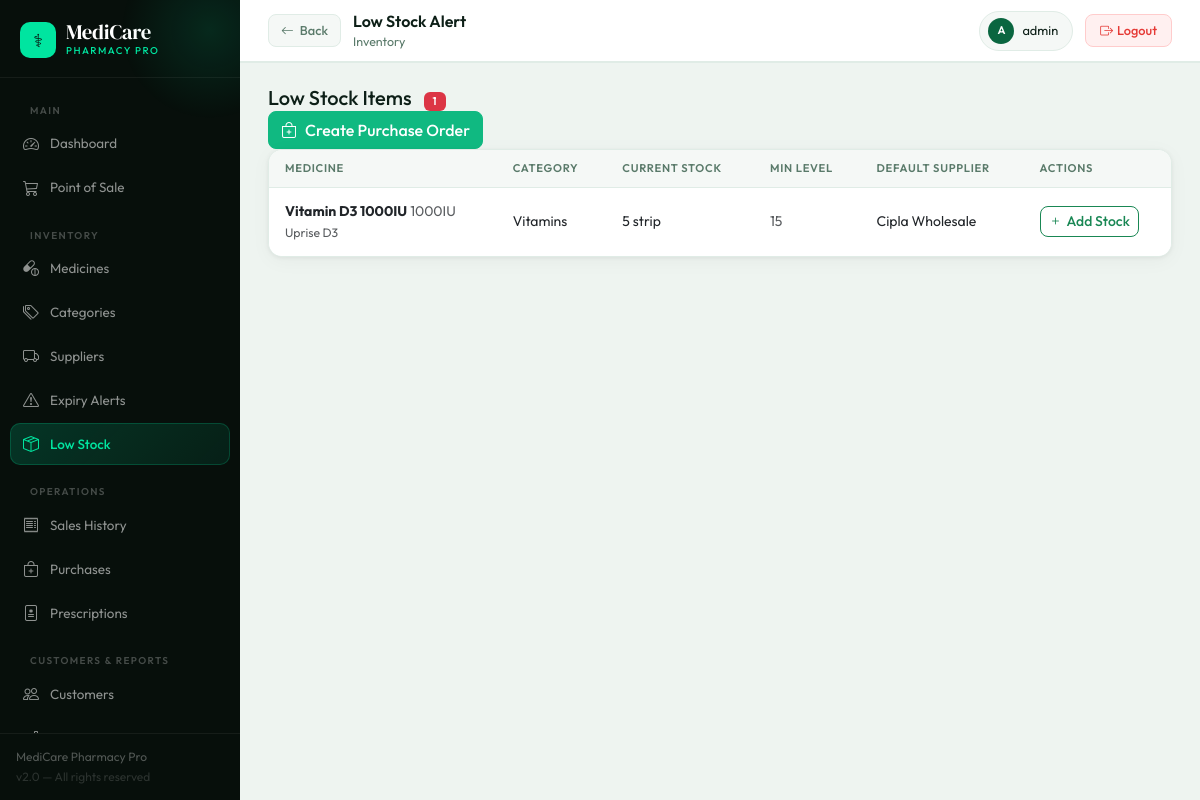
The page /inventory/low-stock/ (signed in) on the database its author committed.
### inventory/models.py (models this page shows, shortened)
class Medicine(models.Model):
    UNIT_CHOICES = [('strip','Strip'),('box','Box'),('piece','Piece'),('bottle','Bottle'),('vial','Vial'),('tube','Tube'),('sachet','Sachet')]
    SCHEDULE_CHOICES = [('OTC','OTC'),('H','Schedule H'),('H1','Schedule H1'),('X','Schedule X'),('G','Schedule G')]
    FORM_CHOICES = [('tablet','Tablet'),('capsule','Capsule'),('syrup','Syrup'),('injection','Injection'),('drops','Drops'),('ointment','Ointment'),('cream','Cream'),('powder','Powder'),('inhaler','Inhaler'),('other','Other')]
    name = models.CharField(max_length=200)
    brand = models.CharField(max_length=200)
    generic_name = models.CharField(max_length=200, blank=True)
    category = models.ForeignKey(Category, on_delete=models.SET_NULL, null=True, related_name='medicines')
    form = models.CharField(max_length=20, choices=FORM_CHOICES, default='tablet')
    strength = models.CharField(max_length=50, blank=True, help_text='e.g. 500mg, 10ml')
    unit = models.CharField(max_length=20, choices=UNIT_CHOICES, default='strip')
    hsn_code = models.CharField(max_length=20, blank=True)
    barcode = models.CharField(max_length=100, blank=True, unique=True, null=True)
    schedule = models.CharField(max_length=5, choices=SCHEDULE_CHOICES, default='OTC')
    prescription_required = models.BooleanField(default=False)
    default_supplier = models.ForeignKey(Supplier, on_delete=models.SET_NULL, null=True, blank=True)
    reorder_level = models.PositiveIntegerField(default=10)
    rack_location = models.CharField(max_length=50, blank=True)
    is_active = models.BooleanField(default=True)
    created_at = models.DateTimeField(auto_now_add=True)
    class Meta:
        ordering = ['-created_at']
    @property
    def total_stock(self):
        return sum(b.quantity for b in self.batches.filter(quantity__gt=0, is_active=True))
    @property
    def is_low_stock(self):
        return self.total_stock <= self.reorder_level

class Category(models.Model):
    name = models.CharField(max_length=100)
    description = models.TextField(blank=True)
    created_at = models.DateTimeField(auto_now_add=True)
    class Meta: verbose_name_plural = 'Categories'

class Batch(models.Model):
    medicine = models.ForeignKey(Medicine, on_delete=models.CASCADE, related_name='batches')
    batch_number = models.CharField(max_length=100)
    expiry_date = models.DateField()
    manufacture_date = models.DateField(null=True, blank=True)
    quantity = models.PositiveIntegerField(default=0)
    purchase_price = models.DecimalField(max_digits=10, decimal_places=2)
    selling_price = models.DecimalField(max_digits=10, decimal_places=2)
    mrp = models.DecimalField(max_digits=10, decimal_places=2)
    gst_rate = models.DecimalField(max_digits=5, decimal_places=2, default=12)
    is_active = models.BooleanField(default=True)
    created_at = models.DateTimeField(auto_now_add=True)
    class Meta:
        ordering = ['expiry_date']

class Supplier(models.Model):
    name = models.CharField(max_length=200)
    contact_person = models.CharField(max_length=100, blank=True)
    phone = models.CharField(max_length=20)
    email = models.EmailField(blank=True)
    address = models.TextField(blank=True)
    gstin = models.CharField(max_length=15, blank=True)
    drug_license = models.CharField(max_length=50, blank=True)
    is_active = models.BooleanField(default=True)
    created_at = models.DateTimeField(auto_now_add=True)
    class Meta:
        ordering = ['-created_at']

### inventory/views.py (the view)
# urls.py: path('low-stock/', views.low_stock_list, name='low_stock_list'),
@login_required
def low_stock_list(request):
    medicines = [m for m in Medicine.objects.filter(is_active=True).select_related('default_supplier') if m.is_low_stock]
    return render(request, 'inventory/low_stock.html', {'medicines': medicines})

### templates/inventory/low_stock.html (shortened to what this page needs)
{% extends 'base.html' %}
{% block breadcrumb %}Inventory{% endblock %}
{% block back_button %}<a href="{% url 'medicine_list' %}" class="back-btn"><i class="bi bi-arrow-left"></i> Back</a>{% endblock %}
{% block page_title %}Low Stock Alert{% endblock %}
{% block content %}
<div class="page-header">
  <h5 class="mb-0">Low Stock Items <span class="badge bg-danger ms-2">{{ medicines|length }}</span></h5>
  <a href="/purchase/create/" class="btn btn-success"><i class="bi bi-bag-plus me-2"></i>Create Purchase Order</a>
</div>
<div class="card">
  <div class="card-body p-0">
    <table class="table table-hover mb-0">
      <thead><tr><th>Medicine</th><th>Category</th><th>Current Stock</th><th>Min Level</th><th>Default Supplier</th><th>Actions</th></tr></thead>
      <tbody>
        {% for m in medicines %}
        <tr>
          <td><strong>{{ m.name }}</strong> <span class="text-muted">{{ m.strength }}</span><br><small class="text-muted">{{ m.brand }}</small></td>
          <td>{{ m.category.name|default:"-" }}</td>
          <td><span class="low-stock-badge">{{ m.total_stock }} {{ m.unit }}</span></td>
          <td class="text-muted">{{ m.reorder_level }}</td>
          <td>{{ m.default_supplier.name|default:"Not set" }}</td>
          <td><a href="/inventory/{{ m.pk }}/batch/add/" class="btn btn-sm btn-outline-success"><i class="bi bi-plus me-1"></i>Add Stock</a></td>
        </tr>
        {% empty %}<tr><td colspan="6" class="text-center py-5 text-muted"><i class="bi bi-check-circle text-success" style="font-size:2rem"></i><br>All stock levels are adequate!</td></tr>
        {% endfor %}
      </tbody>
    </table>
  </div>
</div>
{% endblock %}

### templates/base.html (shortened to what this page needs)
<!DOCTYPE html>
<html lang="en">
<head>
<link href="https://cdn.jsdelivr.net/npm/bootstrap@5.3.0/dist/css/bootstrap.min.css" rel="stylesheet">
<link href="https://cdn.jsdelivr.net/npm/bootstrap-icons@1.11.0/font/bootstrap-icons.css" rel="stylesheet">
</head>
<body>
{% if user.is_authenticated %}
<aside class="sidebar">
  <div class="sb-brand">
    <div class="logo-wrap">
      <div class="logo-icon">⚕</div>
      <div>
        <div class="logo-text">MediCare</div>
        <div class="logo-sub">Pharmacy Pro</div>
      </div>
    </div>
  </div>
  <nav class="sb-nav">
    <div class="sb-section">Main</div>
    <a href="/" class="sb-link {% if request.path == '/' %}active{% endif %}">
      <i class="bi bi-speedometer2"></i> Dashboard
    </a>
    <a href="{% url 'pos' %}" class="sb-link {% if '/sales/pos' in request.path %}active{% endif %}">
      <i class="bi bi-cart3"></i> Point of Sale
    </a>
    <div class="sb-section">Inventory</div>
    <a href="{% url 'medicine_list' %}" class="sb-link ">
      <i class="bi bi-capsule-pill"></i> Medicines
    </a>
    <a href="{% url 'category_list' %}" class="sb-link {% if 'categor' in request.path %}active{% endif %}">
      <i class="bi bi-tags"></i> Categories
    </a>
    <a href="{% url 'supplier_list' %}" class="sb-link {% if 'supplier' in request.path %}active{% endif %}">
      <i class="bi bi-truck"></i> Suppliers
    </a>
    <a href="{% url 'expiry_alerts' %}" class="sb-link {% if 'expiry' in request.path %}active{% endif %}">
      <i class="bi bi-exclamation-triangle"></i> Expiry Alerts
    </a>
    <a href="{% url 'low_stock_list' %}" class="sb-link {% if 'low-stock' in request.path %}active{% endif %}">
      <i class="bi bi-box-seam"></i> Low Stock
    </a>
    <div class="sb-section">Operations</div>
    <a href="{% url 'sale_list' %}" class="sb-link {% if '/sales/' in request.path and 'pos' not in request.path %}active{% endif %}">
      <i class="bi bi-receipt"></i> Sales History
    </a>
    <a href="{% url 'po_list' %}" class="sb-link {% if '/purchase' in request.path %}active{% endif %}">
      <i class="bi bi-bag-plus"></i> Purchases
    </a>
    <a href="{% url 'prescription_list' %}" class="sb-link {% if '/prescriptions' in request.path %}active{% endif %}">
      <i class="bi bi-file-medical"></i> Prescriptions
    </a>
    <div class="sb-section">Customers & Reports</div>
    <a href="{% url 'customer_list' %}" class="sb-link {% if '/customers' in request.path %}active{% endif %}">
      <i class="bi bi-people"></i> Customers
    </a>
    <a href="{% url 'analytics_dashboard' %}" class="sb-link {% if '/analytics' in request.path and 'gst' not in request.path and 'profit' not in request.path %}active{% endif %}">
      <i class="bi bi-bar-chart-line"></i> Analytics
    </a>
  </nav>
  <div class="sb-footer">
    <div>MediCare Pharmacy Pro</div>
    <div style="color:rgba(255,255,255,.15);margin-top:2px;">v2.0 — All rights reserved</div>
  </div>
</aside>
<div class="main">
  <header class="topbar">
    <div class="topbar-left">
      {% block back_button %}{% endblock %}
      <div>
        <div class="topbar-title">{% block page_title %}Dashboard{% endblock %}</div>
        <div class="topbar-breadcrumb">{% block breadcrumb %}MediCare Pharmacy{% endblock %}</div>
      </div>
    </div>
    <div class="topbar-right">
      <div class="user-chip">
        <div class="user-avatar">{{ user.username|first|upper }}</div>
        <span>{{ user.get_full_name|default:user.username }}</span>
      </div>
      <a href="{% url 'logout' %}" class="logout-btn"><i class="bi bi-box-arrow-right me-1"></i>Logout</a>
    </div>
  </header>
  <div class="page-content">
    {% block content %}{% endblock %}
  </div>
</div>
{% else %}
{% block auth_content %}{% endblock %}
{% endif %}
</body>
</html>

### rows shown on the page
Medicine: name "Vitamin D3 1000IU", strength "1000IU", brand "Uprise D3", category.name "Vitamins", total_stock "5", unit "strip", reorder_level "15", default_supplier.name "Cipla Wholesale"

### other values the page prints
{{ user.username|first|upper }} "A"
{{ user.get_full_name|default:user.username }} "admin"
{{ medicines|length }} "1"
